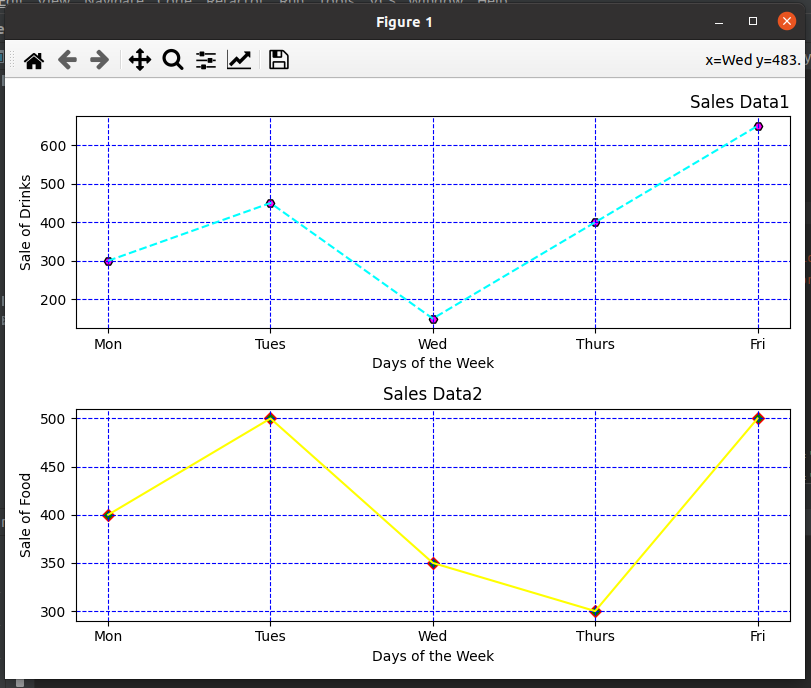

Reproduce this figure in Python.
import matplotlib.pyplot as plt

days = ['Mon', 'Tues', 'Wed', 'Thurs', 'Fri']
drinks_sales = [300, 450, 150, 400, 650]
food_sales = [400, 500, 350, 300, 500]

fig, (ax1, ax2) = plt.subplots(2, 1, figsize=(8, 6))

ax1.plot(days, drinks_sales, linestyle='--', color='cyan')
ax1.scatter(days, drinks_sales, marker='H', color='magenta', edgecolors='black')

ax1.set_xlabel('Days of the Week')
ax1.set_ylabel('Sale of Drinks')
ax1.set_title('Sales Data1', loc='right')

ax1.grid(color='blue', linestyle='--')

ax2.plot(days, food_sales, linestyle='-', color='yellow')
ax2.scatter(days, food_sales, marker='D', color='green', edgecolors='red')

ax2.set_xlabel('Days of the Week')
ax2.set_ylabel('Sale of Food')
ax2.set_title('Sales Data2', loc='center')

ax2.grid(color='blue', linestyle='--')

plt.tight_layout()
plt.show()
